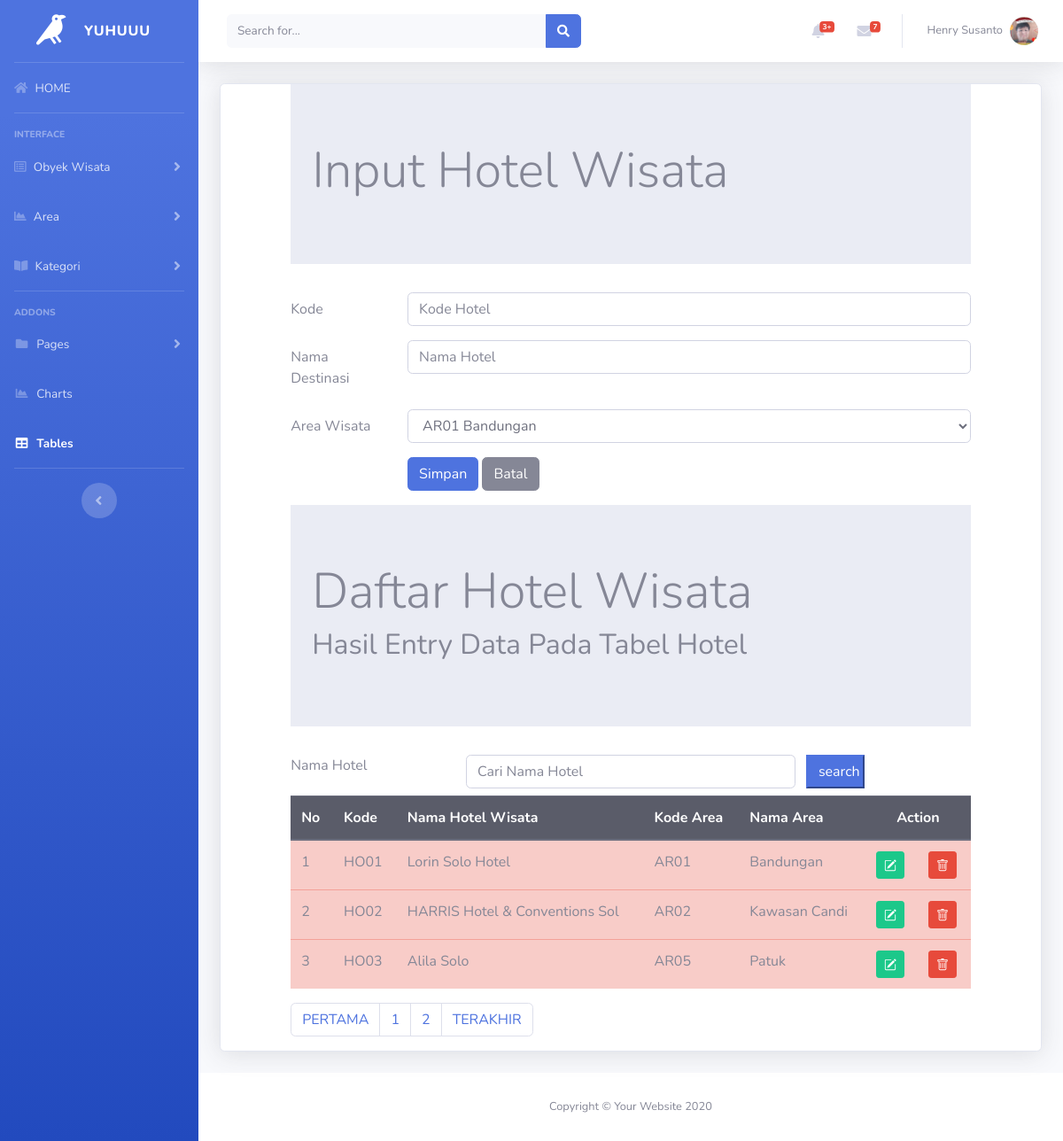
The app's page /hotel.php (signed in) with its own data.
### tables this page shows
CREATE TABLE `hotel` (
  `hotelID` char(4) NOT NULL,
  `hotelnama` char(30) NOT NULL,
  `areaID` char(4) NOT NULL
);

CREATE TABLE `area` (
  `areaID` char(4) NOT NULL,
  `areanama` char(35) NOT NULL,
  `areawilayah` char(35) NOT NULL,
  `areaketerangan` varchar(255) NOT NULL,
  `povinsiID` char(2) NOT NULL
);

### hotel.php (the view, shortened to what this page needs)
<!DOCTYPE html>
<?php
  include "includes/config.php";
  $dataarea = mysqli_query($connection,"select * from area");
?>
<html lang="en">
<head>
  <link rel="stylesheet"  type="text/css" href="https://cdnjs.cloudflare.com/ajax/libs/select2/4.0.3/css/select2.min.css">
	<link rel="stylesheet" href="css/bootstrap.min.css">
</head>
<?php include"header.php";?>
<div class="container-fluid">
<div class="card shadow mb-4">
<div class="row">
	<div class="col-sm-1">
 </div>
 <div class="col-sm-10">
   <div class="jumbotron jumbotron-fluid">
				<div class="container">
					<h1 class="display-4">Input Hotel Wisata</h1>
				</div>
			</div>
 <form method="POST">
  <div class="form-group row">
    <label for="kodedestinasi" class="col-sm-2 col-form-label">Kode</label>
    <div class="col-sm-10">
      <input type="Text" class="form-control" id="kodedestinasi" name= "inputkode" placeholder="Kode Hotel" maxlength="4">
    </div>
  </div>
  <div class="form-group row">
    <label for="namadestinasi" class="col-sm-2 col-form-label">Nama Destinasi</label>
    <div class="col-sm-10">
      <input type="Text" class="form-control" id="namadestinasi" name ="inputnama"  placeholder="Nama Hotel">
    </div>
  </div>
   <div class="form-group row">
    <label for="refkategori" class="col-sm-2 col-form-label">Area Wisata </label>
  <div class="col-sm-10">
   <select  class="form-control" id="kodearea" name="kodearea">
   	<?php  while($row = mysqli_fetch_array($dataarea))
   	{?>
   	<option value="<?php echo $row["areaID"]?>">
   		<?php echo $row["areaID"]?>
   		<?php echo $row["areanama"]?>
   	</option>
   <?php } ?>
   </select>
</div>
  </div>
 <div class="form-group row">
    <div class="col-sm-2">
    </div>
    <div class="col-sm-10">
    <input type="submit" class="btn btn-primary" value="Simpan" name="Simpan">
    <input type="reset" class="btn btn-secondary" value="Batal" name="Batal" >
  </div>
</div>
</form>
 </div>
<div class="col-sm-1">
 </div>
</div>
	<div class="row">
		<div class="col-sm-1"></div>
		<div class="col-sm-10">
			<div class="jumbotron jumbotron-fluid">
				<div class="container">
					<h1 class="display-4">Daftar Hotel Wisata </h1>
					<h2> Hasil Entry Data Pada Tabel Hotel </h2>
				</div>
			</div>
	<form method="POST">
		<div class="form-group row mb-2">
			<label for="search" class="col-sm-3 ">Nama Hotel</label>
			<div class="col-sm-6">
				<input type="text" name="search" class="form-control" id="search" value="<?php if(isset($_POST['search'])) {echo $_POST['search'];}?>" placeholder="Cari Nama Hotel">
			</div>
			<input type="submit" name="kirim" class="col-sm-1 btn-primary" value="search">
		</div>
	</form>
     <table class="table table-hover table-danger ">
     	<thead class="thead-dark">
     		<tr>
     			<th>No</th>
     			<th>Kode</th>
     			<th>Nama Hotel Wisata</th>
     			<th>Kode Area</th>
     			<th>Nama Area</th>
          <th colspan="2" style="text-align: center;">Action</th>
     		</tr>
     	</thead>
     <tbody>
	<?php
    $jumlahtampilan = 3;
    $halaman = (isset($_GET['page']))? $_GET['page'] : 1;
    $mulaitampilan = ($halaman - 1 ) * $jumlahtampilan;
	if(isset($_POST["kirim"]))
	{
		$search = $_POST['search'];
		$query = mysqli_query($connection,"select hotel.*,
      area.areaID,area.areanama
			from hotel,area
			where hotelnama like'%".$search."%'
			and hotel.areaID = area.areaID limit $mulaitampilan, $jumlahtampilan");
	}else
	{
	$query = mysqli_query($connection, "select hotel.*,
    area.areaID,area.areanama
      from hotel,area
      where hotel.areaID = area.areaID limit $mulaitampilan, $jumlahtampilan");
  }
	$nomor = 1;
	while ($row = mysqli_fetch_array($query))
		{?>
			<tr>
				<td><?php echo $mulaitampilan+$nomor; ?></td>
				<td><?php echo $row['hotelID']; ?></td>
				<td><?php echo $row['hotelnama']; ?></td>
				<td><?php echo $row['areaID']; ?></td>
				<td><?php echo $row['areanama']; ?></td>
     <td>
      <a href="hoteledit.php?ubah=<?php echo $row["hotelID"]?>"
        class = "btn btn-success btn-sm" title ="EDIT">
    </a>
    </td>
      <td>
         <a href="hotelhapus.php?hapus=<?php echo $row["hotelID"]?>"
        class = "btn btn-danger btn-sm" title="DELETE">
  </a>
      </td>
		 	</tr>
		 <?php $nomor = $nomor+ 1; ?>
		<?php } ?>
	</tbody>
     </table>
<?php
      $query = mysqli_query($connection,"SELECT * FROM hotel");
      $jumlahrecord = mysqli_num_rows($query);
      $jumlahpage = ceil($jumlahrecord/$jumlahtampilan);
     ?>
     <nav aria-label="Page navigation example">
  <ul class="pagination">
    <li class="page-item"><a class="page-link" href="?page=<?php $nomorhal=1;
    echo $nomorhal?>">PERTAMA</a></li>
    <?php for($nomorhal=1; $nomorhal<=$jumlahpage; $nomorhal++)
    {?>
    <li class="page-item">
      <?php
      if($nomorhal!=$halaman)
        { ?>
      <a class="page-link" href="?page=<?php  echo $nomorhal?>"><?php  echo $nomorhal ?></a>
    <?php }
    else {?>
    <a class="page-link" href="?page=<?php  echo $nomorhal?>"><?php  echo $nomorhal ?></a>
      <?php }?>
      </li>
  <?php } ?>
    <li class="page-item"><a class="page-link" href="?page=<?php echo $nomorhal-1?>">TERAKHIR</a></li>
  </ul>
</nav>
		</div>
		<div class="col-sm-1"></div>
	</div>
</div>
</div>
<?php include"footer.php";?>
</html>

### records on screen
hotel: hotelID "HO01", hotelnama "Lorin Solo Hotel", areaID.areaID "AR01", areaID.areanama "Bandungan"
hotel: nomor "2", hotelID "HO02", hotelnama "HARRIS Hotel & Conventions Sol", areaID.areaID "AR02", areaID.areanama "Kawasan Candi"
hotel: nomor "3", hotelID "HO03", hotelnama "Alila Solo", areaID.areaID "AR05", areaID.areanama "Patuk"

### other values on screen
form field kodearea "AR01 Bandungan"
